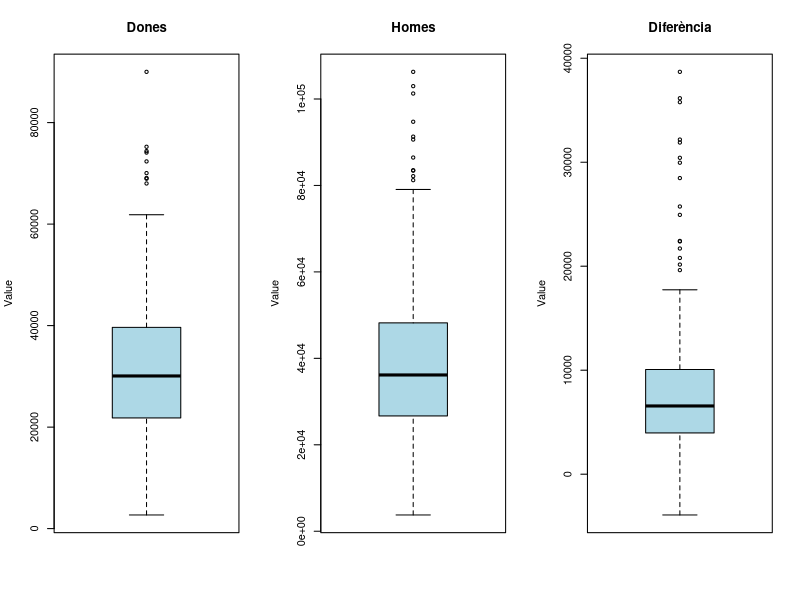
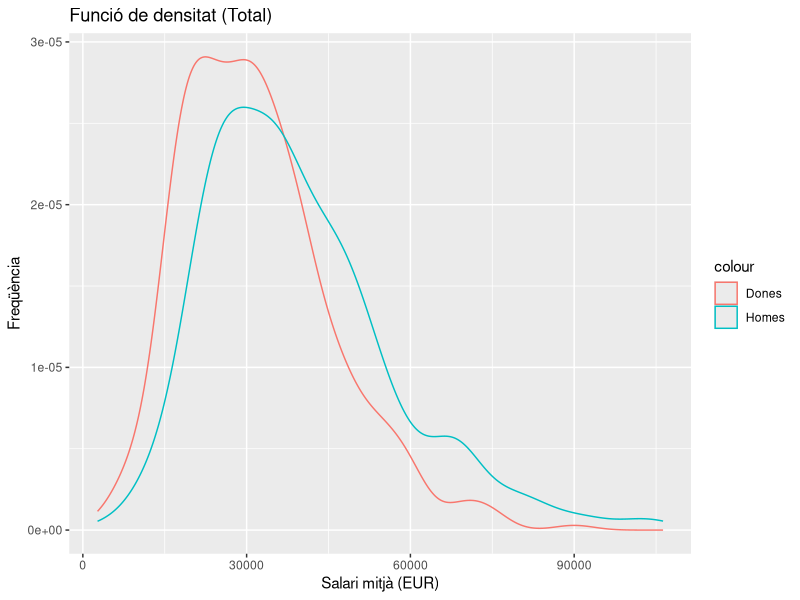
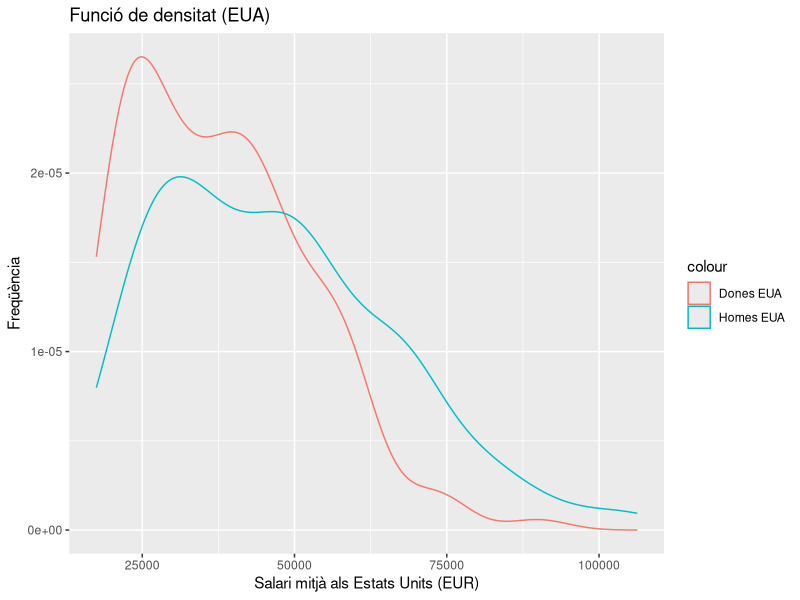
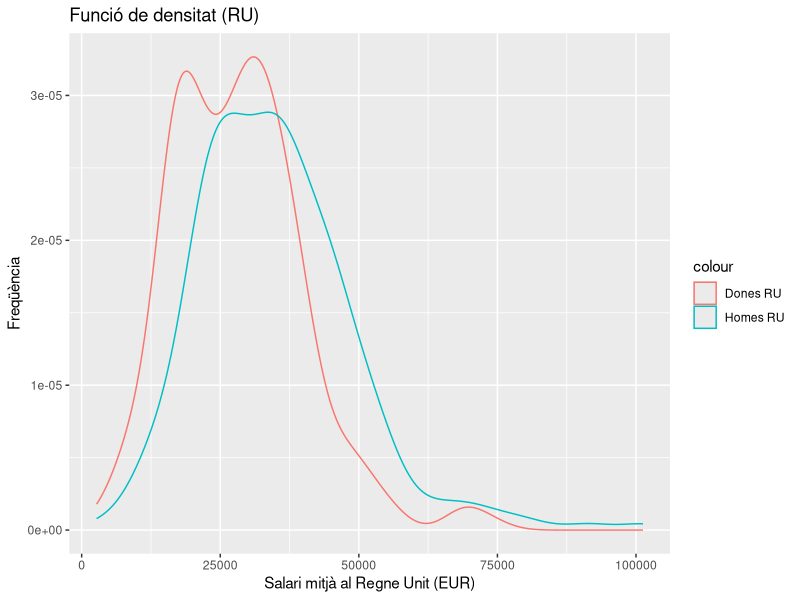
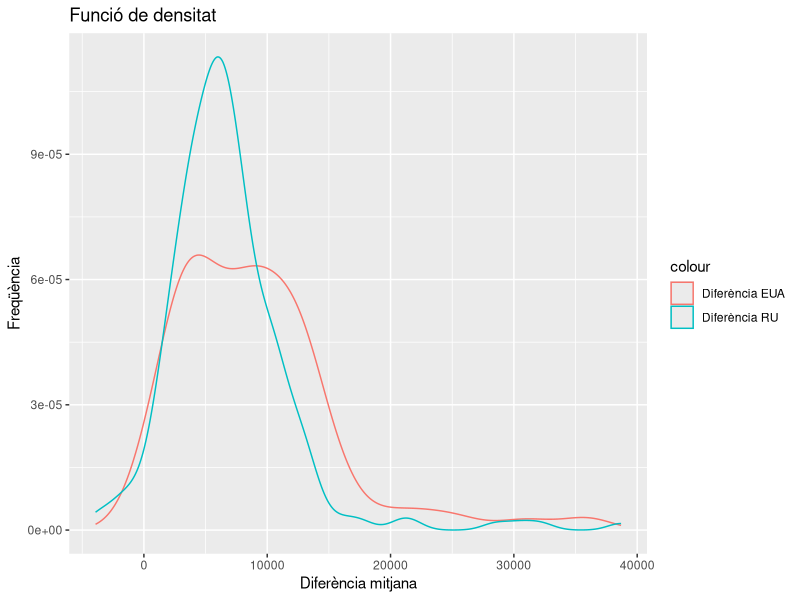

Reproduce these figures in R, in order.
## ---- chunk 1
knitr::opts_chunk$set(echo = TRUE)
library(dplyr)
library(ggplot2)
library(knitr)
## ---- chunk 2
salaryGap <- read.csv2("salaryGap.csv", header = TRUE, sep = ",", dec = ".")
## ---- chunk 3
names(salaryGap)[names(salaryGap) == "ï..Occupation"] <- "Occupation"
names(salaryGap)[names(salaryGap) == "Women.average.annual.salary...."] <- 
  "WomenAverageAnnualSalary"
names(salaryGap)[names(salaryGap) == "Men.average.annual.salary...."] <- 
  "MenAverageAnnualSalary"
names(salaryGap)[names(salaryGap) == "Pay.gap...."] <- "PayGap"
names(salaryGap)[names(salaryGap) == "Pay.gap.as.a.percentage"] <- 
  "PayGapAsAPercentage"
salaryGap["WomenAverageAnnualSalaryEUR"] <- salaryGap["WomenAverageAnnualSalary"]
## ---- chunk 4
chageUSDEUR = 0.91
chageUKPEUR = 1.17

salaryGap$WomenAverageAnnualSalaryEUR[salaryGap$Currency == "USD"] <- 
  salaryGap$WomenAverageAnnualSalary[salaryGap$Currency == "USD"] * chageUSDEUR

salaryGap$WomenAverageAnnualSalaryEUR[salaryGap$Currency == "UKP"] <- 
  salaryGap$WomenAverageAnnualSalary[salaryGap$Currency == "UKP"] * chageUKPEUR

salaryGap$MenAverageAnnualSalaryEUR[salaryGap$Currency == "USD"] <- 
  salaryGap$MenAverageAnnualSalary[salaryGap$Currency == "USD"]  * chageUSDEUR

salaryGap$MenAverageAnnualSalaryEUR[salaryGap$Currency == "UKP"] <- 
  salaryGap$MenAverageAnnualSalary[salaryGap$Currency == "UKP"] * chageUKPEUR

salaryGap$salaryGapEUR <- 
  salaryGap$MenAverageAnnualSalaryEUR - salaryGap$WomenAverageAnnualSalaryEUR

salaryGapUS <- filter(salaryGap, Country == "US")
salaryGapUK <- filter(salaryGap, Country == "UK")
## ---- chunk 5
sum(is.na(salaryGap$WomenAverageAnnualSalaryEUR))
sum(is.na(salaryGap$MenAverageAnnualSalaryEUR))
sum(is.na(salaryGap$salaryGapEUR))
sum(is.na(salaryGap$PayGapAsAPercentage))
## ---- chunk 6
# Total
nrow(salaryGap)
# Registres RU
nrow(salaryGapUK)
# Registres EUA
nrow(salaryGapUS)
## ---- chunk 7
summary(salaryGap$WomenAverageAnnualSalaryEUR)
summary(salaryGap$MenAverageAnnualSalaryEUR)
summary(salaryGap$salaryGapEUR)
summary(salaryGap$PayGapAsAPercentage)
## ---- chunk 8
summary(salaryGap$Currency)
summary(salaryGap$Country)
head(summary(salaryGap$Occupation), 10)
summary(salaryGap$Category)
## ---- chunk 9
par(mfrow=c(1,3))
boxplot(salaryGap$WomenAverageAnnualSalaryEUR, 
                                         main="Dones", xlab="", ylab="Value", col="#ADD8E6")
boxplot(salaryGap$MenAverageAnnualSalaryEUR, 
                                       main="Homes", xlab="", ylab="Value", col="#ADD8E6")
boxplot(salaryGap$salaryGapEUR, 
                          main="Diferència", xlab="", ylab="Value", col="#ADD8E6")

## ---- chunk 10
boxplot.stats(salaryGap$WomenAverageAnnualSalaryEUR)$out
boxplot.stats(salaryGap$MenAverageAnnualSalaryEUR)$out
boxplot.stats(salaryGap$salaryGapEUR)$out
## ---- chunk 11
ggplot(salaryGap) +
  xlab("Salari mitjà (EUR)") + ylab("Freqüència") + ggtitle("Funció de densitat (Total)") +
  geom_density(aes(x = WomenAverageAnnualSalaryEUR, color = "Dones")) + 
  geom_density(aes(x = MenAverageAnnualSalaryEUR, color = "Homes"))
ggplot(salaryGapUS) +
  xlab("Salari mitjà als Estats Units (EUR)") + ylab("Freqüència") + ggtitle("Funció de densitat (EUA)") +
  geom_density(aes(x = WomenAverageAnnualSalaryEUR, color = "Dones EUA")) + 
  geom_density(aes(x = MenAverageAnnualSalaryEUR, color = "Homes EUA"))
ggplot(salaryGapUK) +
  xlab("Salari mitjà al Regne Unit (EUR)") + ylab("Freqüència") + ggtitle("Funció de densitat (RU)") +
  geom_density(aes(x = WomenAverageAnnualSalaryEUR, color = "Dones RU")) + 
  geom_density(aes(x = MenAverageAnnualSalaryEUR, color = "Homes RU"))
## ---- chunk 12
par(mfrow=c(1,2))
ggplot() +
  xlab("Diferència mitjana") + ylab("Freqüència") + ggtitle("Funció de densitat") +
  geom_density(data=salaryGapUS, aes(x = salaryGapEUR, color = "Diferència EUA")) +
  geom_density(data=salaryGapUK, aes(x = salaryGapEUR, color = "Diferència RU"))
## ---- chunk 13
salaryGapWM <- filter(salaryGap, WomenAverageAnnualSalary >= MenAverageAnnualSalary)
salaryGapWM <- select (salaryGapWM, 
                       Occupation,	Category, Country,	Currency,
                       WomenAverageAnnualSalaryEUR, MenAverageAnnualSalaryEUR)
kable(salaryGapWM, caption = "Feines on les dones gunayen igual o més que els homes"
      ,col.names = c("Ocupació","Categoria","País", "Moneda", "Salari dones"
                     ,"Salari homes")
      ,align = c('r', 'r', 'r', 'r', 'r', 'r')
      , row.names = TRUE) 

## ---- chunk 14
# Diferències totals
nrow(filter(salaryGap, salaryGapEUR <= 0))
nrow(filter(salaryGap, salaryGapEUR > 0 & salaryGapEUR <= 5000))
nrow(filter(salaryGap, salaryGapEUR > 5000 & salaryGapEUR <= 10000))
nrow(filter(salaryGap, salaryGapEUR > 10000 & salaryGapEUR <= 15000))
nrow(filter(salaryGap, salaryGapEUR > 15000))
# Diferències als EUA
nrow(filter(salaryGapUS, salaryGapEUR <= 0))
nrow(filter(salaryGapUS, salaryGapEUR > 0 & salaryGapEUR <= 5000))
nrow(filter(salaryGapUS, salaryGapEUR > 5000 & salaryGapEUR <= 10000))
nrow(filter(salaryGapUS, salaryGapEUR > 10000 & salaryGapEUR <= 15000))
nrow(filter(salaryGapUS, salaryGapEUR > 15000))
# Diferències as RU
nrow(filter(salaryGapUK, salaryGapEUR <= 0))
nrow(filter(salaryGapUK, salaryGapEUR > 0 & salaryGapEUR <= 5000))
nrow(filter(salaryGapUK, salaryGapEUR > 5000 & salaryGapEUR <= 10000))
nrow(filter(salaryGapUK, salaryGapEUR > 10000 & salaryGapEUR <= 15000))
nrow(filter(salaryGapUK, salaryGapEUR > 15000))
# Dades de les categories
salaryGapCategory <- 
filter(salaryGap, tolower(as.character(Occupation)) == tolower(as.character(Category)))
salaryGapCategory <- select (salaryGapCategory, 
                       Category, Country,	Currency,
                       WomenAverageAnnualSalaryEUR, MenAverageAnnualSalaryEUR
                       , salaryGapEUR, PayGapAsAPercentage)
salaryGapCategory <- arrange (salaryGapCategory, Country, Category)
kable(salaryGapCategory, caption = "Categories"
      ,col.names = c("Categoria","País", "Moneda", "Salari dones","Salari homes"
                     , "Diferència", "Diferència %")
      ,align = c('r', 'r', 'r', 'r', 'r', 'r')
      , row.names = TRUE) 
# Top diferència
salaryGapTop <- 
  filter(salaryGap, tolower(as.character(Occupation)) != tolower(as.character(Category)))
salaryGapTop <- select (salaryGapTop, 
                       Occupation, Category, Country,
                       WomenAverageAnnualSalaryEUR, 
                       MenAverageAnnualSalaryEUR, salaryGapEUR, PayGapAsAPercentage)
salaryGapTop <- arrange (salaryGapTop, desc(salaryGapEUR))
salaryGapTop <- head(salaryGapTop)
kable(salaryGapTop, caption = "Top diferències"
      ,col.names = c("Ocupació", "Categoria","País", "Salari dones","Salari homes", 
                     "Diferència", "Diferència %")
      ,align = c('r', 'r', 'r', 'r', 'r', 'r')
      , row.names = TRUE) 

salaryGapTop <- 
filter(salaryGap, tolower(as.character(Occupation)) != tolower(as.character(Category)))
salaryGapTop <- select (salaryGapTop, 
                       Occupation, Category, Country,
                       WomenAverageAnnualSalaryEUR, MenAverageAnnualSalaryEUR, 
                       salaryGapEUR, PayGapAsAPercentage)
salaryGapTop <- arrange (salaryGapTop, desc(PayGapAsAPercentage))
salaryGapTop <- head(salaryGapTop)
kable(salaryGapTop, caption = "Top diferències en percentatge"
      ,col.names = c("Ocupació", "Categoria","País", "Salari dones","Salari homes", 
                     "Diferència", "Diferència %")
      ,align = c('r', 'r', 'r', 'r', 'r', 'r')
      , row.names = TRUE) 

salaryGapTop <- 
filter(salaryGap, tolower(as.character(Occupation)) != tolower(as.character(Category)))

salaryGapTop <- 
  filter(salaryGapTop, salaryGapEUR < 0)

salaryGapTop <- select (salaryGapTop, 
                       Occupation, Country,
                       WomenAverageAnnualSalaryEUR, MenAverageAnnualSalaryEUR, 
                       salaryGapEUR, PayGapAsAPercentage)

salaryGapTop <- arrange (salaryGapTop, salaryGapEUR)
kable(salaryGapTop, caption = "Diferències en favor de les dones"
      ,col.names = c("Ocupació", "País", "Salari dones","Salari homes", 
                     "Diferència", "Diferència %")
      ,align = c('r', 'r', 'r', 'r', 'r', 'r')
      , row.names = TRUE) 
## ---- chunk 15
write.csv(salaryGap, file = "salaryGapFinal.csv")
